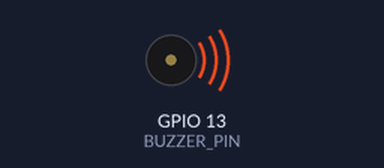
Recording of a sketch running on a simulated ESP32-S2. On the bench: buzzer (waves = sounding). What the sketch prints to the serial monitor is not drawn.

Above: at 0.47 s.
At 5.77 s:
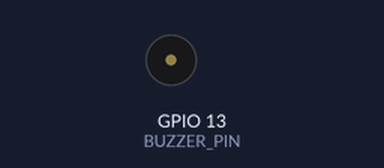
Timing chart, 0 to 6.5 s (numbered marks = the images above):
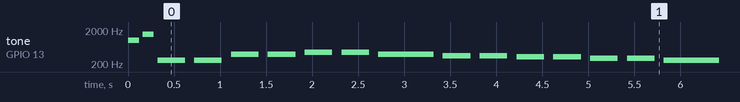

Measured:
- by itself, tone on GPIO 13 (BUZZER_PIN): plays 1000 Hz for 0.12 s, 1500 Hz for 0.12 s, 262 Hz for 0.30 s, 262 Hz for 0.30 s, 392 Hz for 0.30 s, 392 Hz for 0.30 s … (198 notes in this stretch)

The sketch:

passive_buzzer_test.ino
```cpp
// Passive buzzer unit test for ESP32-S2.
// Wiring: buzzer signal pin -> GPIO13, buzzer GND -> GND.

const uint8_t BUZZER_PIN = 13;

const int TEMPO_MS = 300;
const char MELODY[] = "ccggaagffeeddc ";
const uint8_t BEATS[] = {
  1, 1, 1, 1, 1, 1, 2,
  1, 1, 1, 1, 1, 1, 2,
  4
};
const uint8_t MELODY_LENGTH = sizeof(BEATS) / sizeof(BEATS[0]);

int noteToFrequency(char note) {
  switch (note) {
    case 'c': return 262;
    case 'd': return 294;
    case 'e': return 330;
    case 'f': return 349;
    case 'g': return 392;
    case 'a': return 440;
    case 'b': return 494;
    case 'C': return 523;
    default: return 0;
  }
}

void playNote(char note, unsigned long durationMs) {
  const int frequency = noteToFrequency(note);

  if (frequency == 0) {
    noTone(BUZZER_PIN);
    delay(durationMs);
    return;
  }

  tone(BUZZER_PIN, frequency, durationMs);
  delay(durationMs);
  noTone(BUZZER_PIN);
}

void playStartupBeep() {
  tone(BUZZER_PIN, 1000, 120);
  delay(160);
  tone(BUZZER_PIN, 1500, 120);
  delay(160);
  noTone(BUZZER_PIN);
}

void playMelody() {
  for (uint8_t i = 0; i < MELODY_LENGTH; i++) {
    const unsigned long noteDuration = BEATS[i] * TEMPO_MS;
    playNote(MELODY[i], noteDuration);
    delay(TEMPO_MS / 3);
  }
}

void setup() {
  Serial.begin(115200);
  pinMode(BUZZER_PIN, OUTPUT);
  digitalWrite(BUZZER_PIN, LOW);

  Serial.println("Passive buzzer unit test started");
  Serial.println("Buzzer pin: GPIO13");

  playStartupBeep();
}

void loop() {
  Serial.println("Playing buzzer test melody");
  playMelody();

  noTone(BUZZER_PIN);
  digitalWrite(BUZZER_PIN, LOW);
  delay(2000);
}
```
